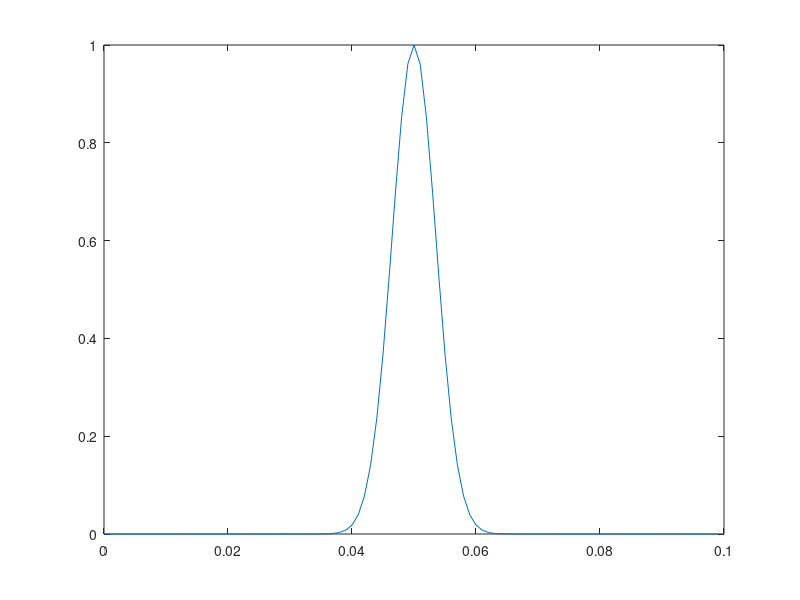
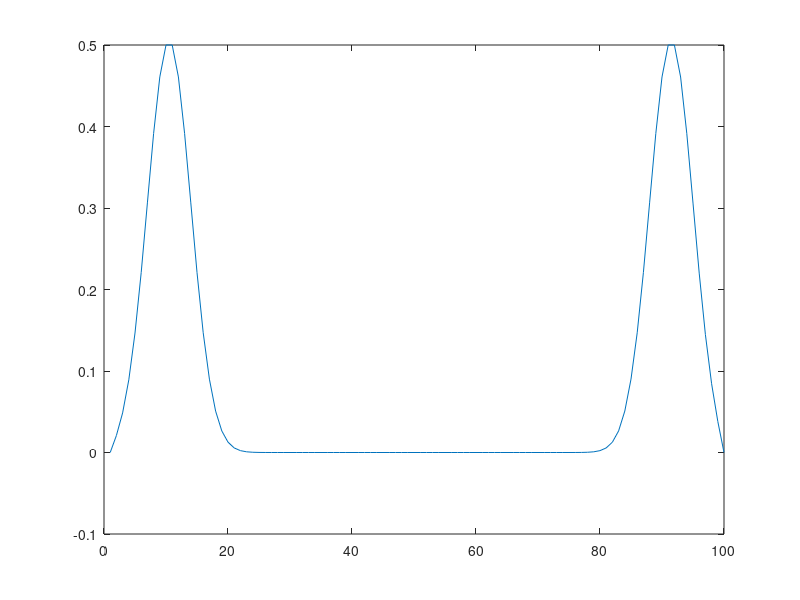

Write MATLAB code to recreate these figures, in order.
%% Solving the wave equation in 1D with finite difference

% spatial grid
Nx = 100;
dx = 1e-3;
x = (0:Nx-1)*dx;

% sound speed
c0 = 1500;

% time variable
Nt = 40;
dt = dx / c0;





% set the initial waveform
pulsewidth = 5*dx;
offset = dx * Nx/2;
p_n = exp(-((x-offset)/pulsewidth).^2 );

% plot the initial waveform
figure
plot(x, p_n, '-')

% set the previous pressure waveform to be the same as current
p_nm1 = p_n;

% initialise pressure waveform for next timestep
p_np1 = zeros(1, Nx);

% open figure
figure




% time loop
for n = 1:Nt
    
    % calculate new value for p^(n+1)
    p_np1(2:end-1) = 2*p_n(2:end-1) - p_nm1(2:end-1) + ...
        (c0 * dt / dx)^2 * (p_n(3:end) - 2*p_n(2:end-1) + p_n(1:end-2));
    
    % copy the pressure from n to n-1
    p_nm1 = p_n;
    
    % copy the pressure from n+1 to n
    p_n = p_np1;

    % plot
    plot(p_np1, '-');
    drawnow;
    pause(0.1);
end

